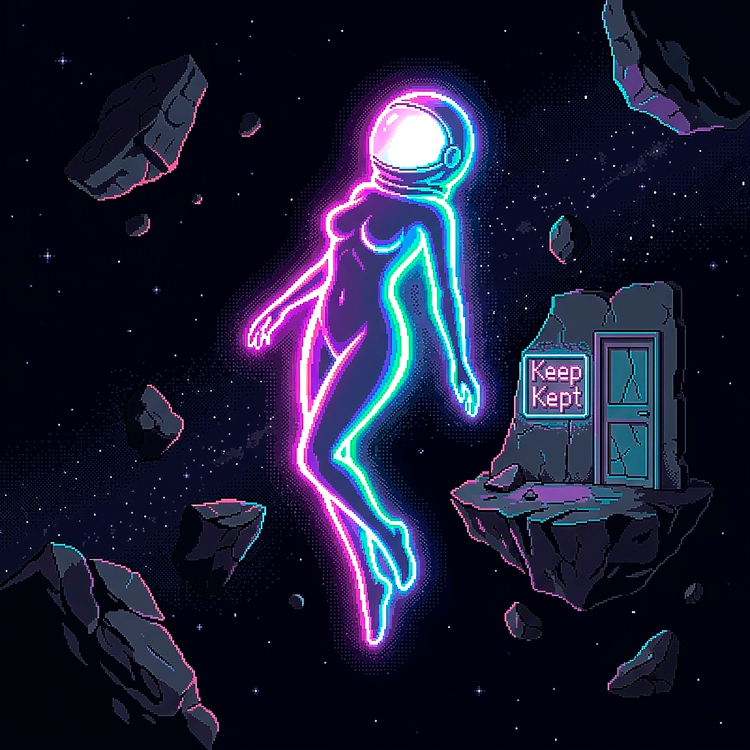
#> input picture Assets/imagen fondo del juego.jpg, 3000 x 3000 px (shown at 1/4 size)
$ python -i effects.py   (imports and definitions only)
#> lines starting #> are read from the running program, lines starting #| are printed output that depends on the picture; after the words box and inside, x2 and y2 are one past the last pixel; in counts of white or black regions, pixels touching at a corner belong together
#> further down, picture is the input picture: PIL image 3000x3000 RGB; mean R, G, B 26.1, 27.5, 52
"""Pixel-art effects: glow halos, scanlines, chromatic aberration, starfield, etc.

All functions operate on PIL.Image. Most return new images; some mutate in place
and return the same image (documented inline).
"""
from __future__ import annotations
import random
import math
import numpy as np
from PIL import Image, ImageDraw, ImageFilter
from . import palette


# ----- STARFIELD -----

# [51 lines left out: functions make_starfield, make_parallax_starfield, not called in this run]


# ----- GLOW / HALO -----

def add_glow_halo(
    img: Image.Image,
    color: tuple[int, int, int] = palette.NEON_CYAN,
    intensity: float = 0.6,
    blur_radius: int = 8,
) -> Image.Image:
    """Add a soft neon glow over the bright pixels of the image. intensity 0..1.

    Vectorized using numpy — fast even at 1080×1920.
    """
#> called with color = (100, 230, 255), intensity = 0.6, blur_radius = 8
    if img.mode != "RGBA":
        img = img.convert("RGBA")
    arr = np.array(img, dtype=np.float32)
    r, g, b, a = arr[..., 0], arr[..., 1], arr[..., 2], arr[..., 3]
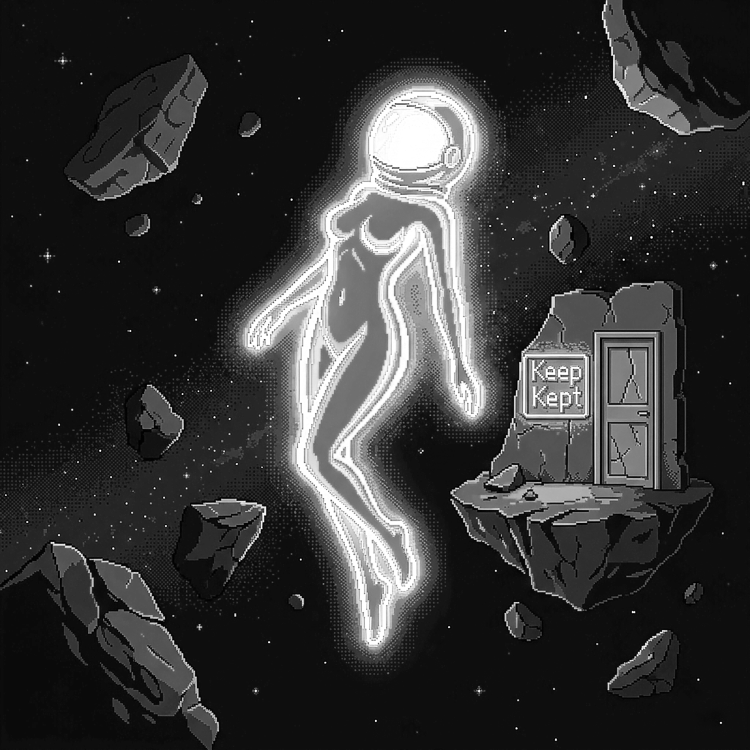
#> b: shape (3000, 3000) float32 (shown at 1/4 size); min 0, max 255, mean 52
#> a: shape (3000, 3000) float32; every value is 255
    brightness = r + g + b
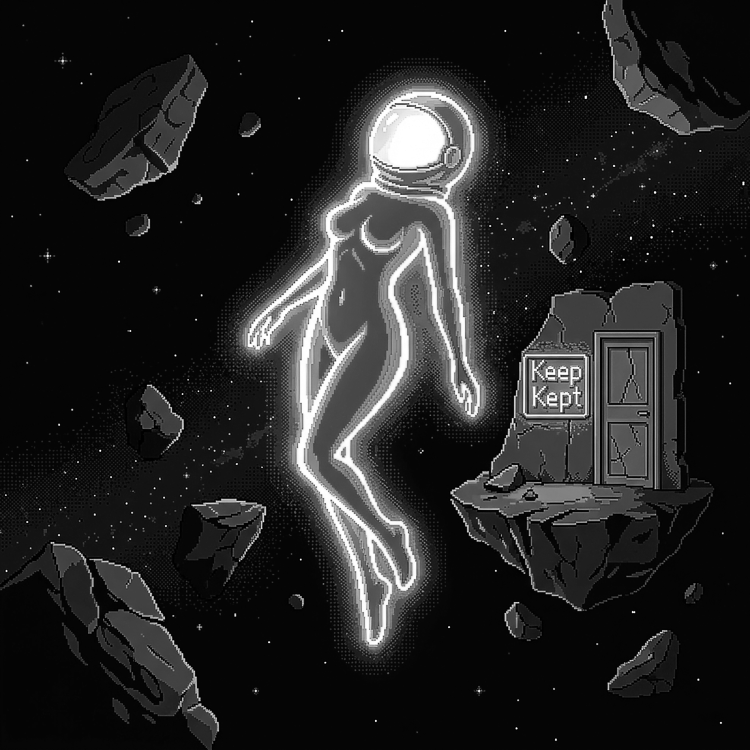
#> brightness: shape (3000, 3000) float32 (shown at 1/4 size); min 0, max 765, mean 105.7; drawn with min black and max white
    mask = (brightness > 90) & (a > 100)
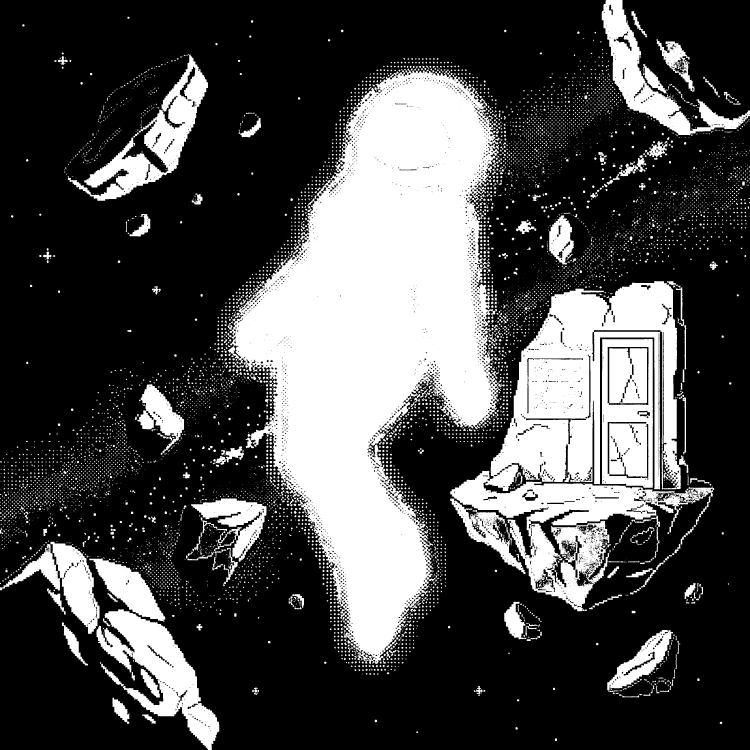
#> mask: shape (3000, 3000) bool (shown at 1/4 size); 29.3% white; 7784 white regions (4612 under 20 px), largest, box (x1, y1, x2, y2) and area: (912, 274, 2006, 2657) 1340570, (1801, 1124, 2857, 2445) 497498, (386, 2437, 877, 3000) 98232
    # Build glow layer
    glow = np.zeros_like(arr)
    glow[mask, 0] = color[0]
    glow[mask, 1] = color[1]
    glow[mask, 2] = color[2]
    glow[mask, 3] = 255 * intensity
    glow_img = Image.fromarray(glow.astype(np.uint8), mode="RGBA")
    # Blur the glow
    glow_img = glow_img.filter(ImageFilter.GaussianBlur(radius=blur_radius))
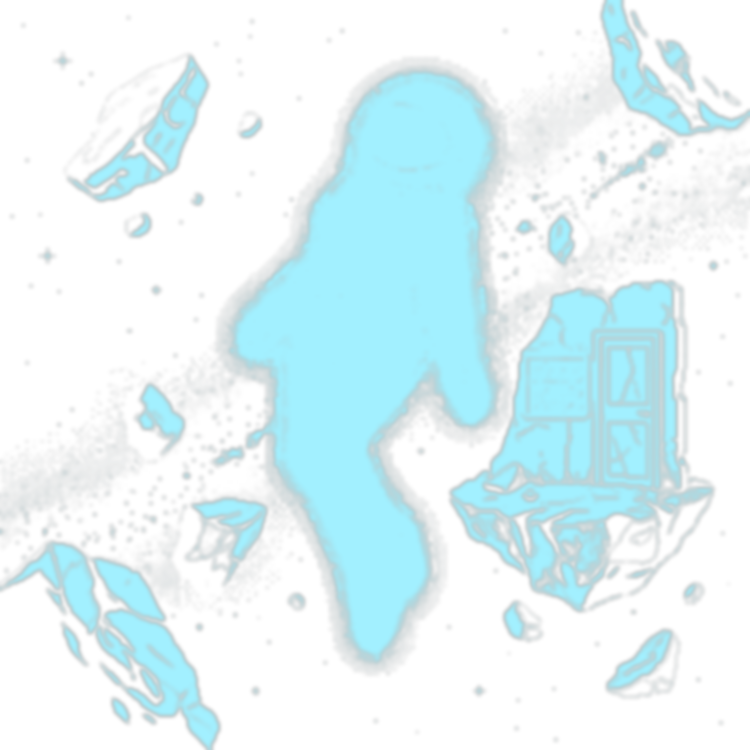
#> glow_img: PIL image 3000x3000 RGBA (shown at 1/4 size); mean R, G, B, A 29.3, 67.5, 74.8, 44.9; transparent parts drawn white
    glow_arr = np.array(glow_img, dtype=np.float32) / 255.0
    # Composite: glow behind, original on top (additive-ish, controlled by glow alpha)
    out_arr = arr.copy()
    # Add glow contribution
    glow_alpha = glow_arr[..., 3:4]  # HxWx1
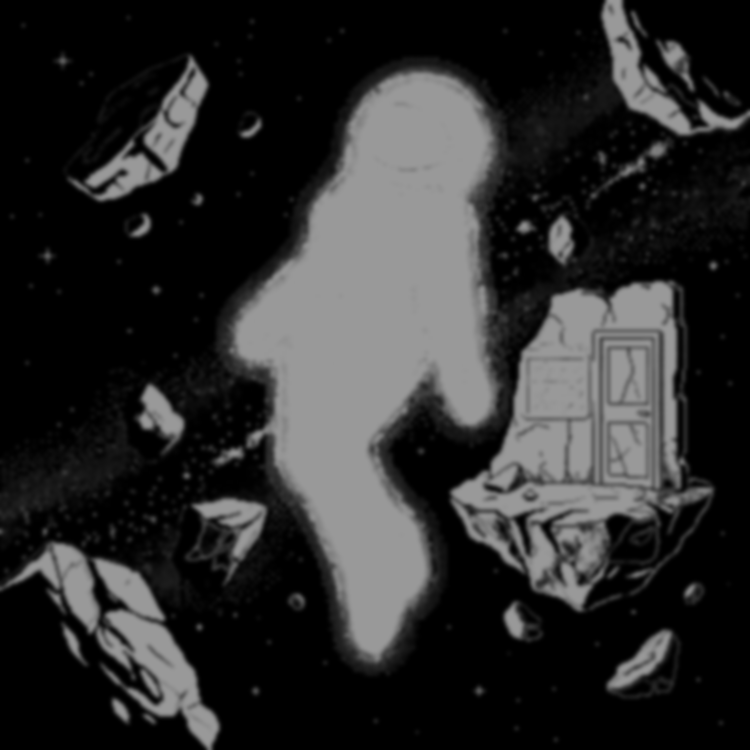
#> glow_alpha: shape (3000, 3000, 1) float32 (shown at 1/4 size); min 0, max 0.6, mean 0.176
    glow_rgb = glow_arr[..., :3]
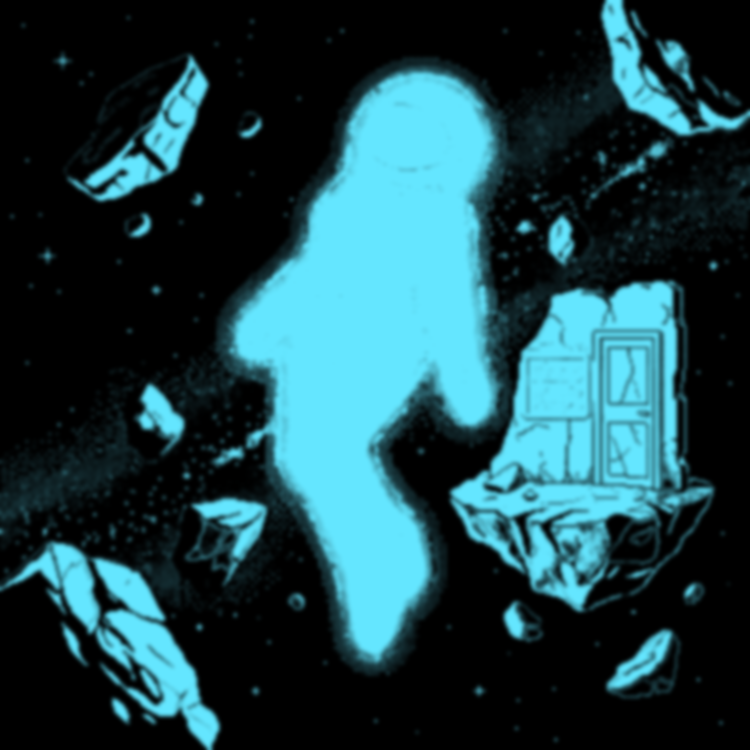
#> glow_rgb: shape (3000, 3000, 3) float32 (shown at 1/4 size); mean R, G, B 0.115, 0.262, 0.293
    out_arr[..., :3] = np.clip(out_arr[..., :3] * (1 - glow_alpha * 0.3) + glow_rgb * glow_alpha, 0, 255)
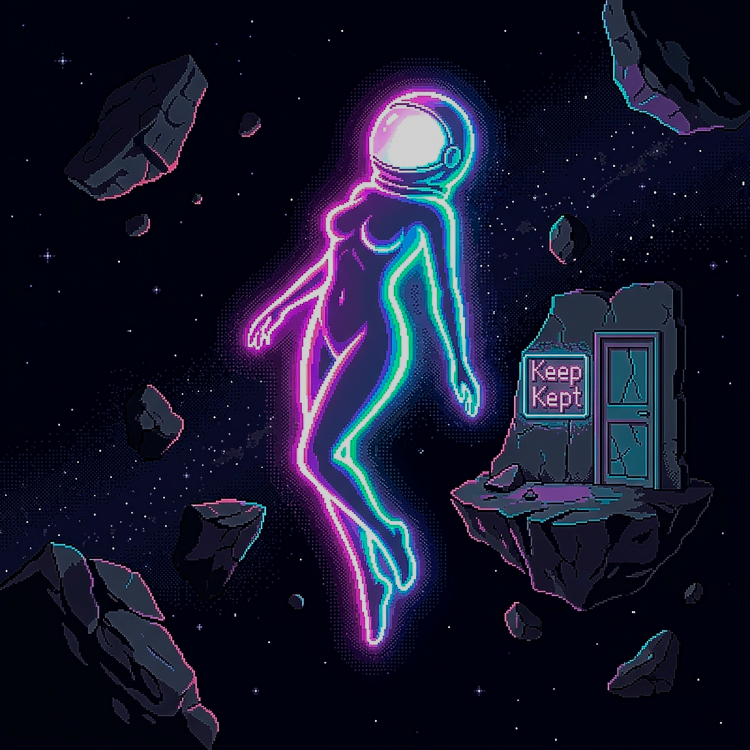
#> out_arr: shape (3000, 3000, 4) float32 (shown at 1/4 size); mean R, G, B, A 21.9, 22.9, 42.8, 256
    return Image.fromarray(out_arr.astype(np.uint8), mode="RGBA")


# [87 lines left out: functions glow_rect, chromatic_aberration, add_scanlines, add_vignette, not called in this run]

>>> from PIL import Image
>>> picture = Image.open('../../../Assets/imagen fondo del juego.jpg')
>>> result = add_glow_halo(picture)
